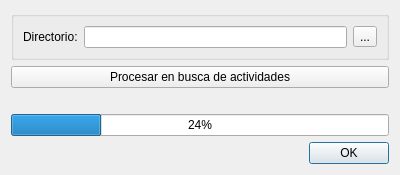
<?xml version="1.0" encoding="UTF-8"?>
<ui version="4.0">
 <class>ProcesadorActividades</class>
 <widget class="QDialog" name="ProcesadorActividades">
  <property name="geometry">
   <rect>
    <x>0</x>
    <y>0</y>
    <width>400</width>
    <height>171</height>
   </rect>
  </property>
  <property name="windowTitle">
   <string>Dialog</string>
  </property>
  <layout class="QVBoxLayout" name="verticalLayout">
   <item>
    <widget class="QGroupBox" name="groupBox">
     <property name="title">
      <string/>
     </property>
     <layout class="QHBoxLayout" name="horizontalLayout">
      <item>
       <widget class="QLabel" name="label">
        <property name="text">
         <string>Directorio:</string>
        </property>
       </widget>
      </item>
      <item>
       <widget class="QLineEdit" name="dirLine"/>
      </item>
      <item>
       <widget class="QToolButton" name="dirButton">
        <property name="text">
         <string>...</string>
        </property>
       </widget>
      </item>
     </layout>
    </widget>
   </item>
   <item>
    <widget class="QPushButton" name="startButton">
     <property name="text">
      <string>Procesar en busca de actividades</string>
     </property>
    </widget>
   </item>
   <item>
    <widget class="QLabel" name="labelMensaje">
     <property name="text">
      <string/>
     </property>
    </widget>
   </item>
   <item>
    <widget class="QProgressBar" name="progressBar">
     <property name="value">
      <number>24</number>
     </property>
    </widget>
   </item>
   <item>
    <widget class="QDialogButtonBox" name="buttonBox">
     <property name="orientation">
      <enum>Qt::Horizontal</enum>
     </property>
     <property name="standardButtons">
      <set>QDialogButtonBox::Ok</set>
     </property>
    </widget>
   </item>
  </layout>
 </widget>
 <resources/>
 <connections>
  <connection>
   <sender>buttonBox</sender>
   <signal>accepted()</signal>
   <receiver>ProcesadorActividades</receiver>
   <slot>accept()</slot>
   <hints>
    <hint type="sourcelabel">
     <x>248</x>
     <y>254</y>
    </hint>
    <hint type="destinationlabel">
     <x>157</x>
     <y>274</y>
    </hint>
   </hints>
  </connection>
  <connection>
   <sender>buttonBox</sender>
   <signal>rejected()</signal>
   <receiver>ProcesadorActividades</receiver>
   <slot>reject()</slot>
   <hints>
    <hint type="sourcelabel">
     <x>316</x>
     <y>260</y>
    </hint>
    <hint type="destinationlabel">
     <x>286</x>
     <y>274</y>
    </hint>
   </hints>
  </connection>
 </connections>
</ui>
